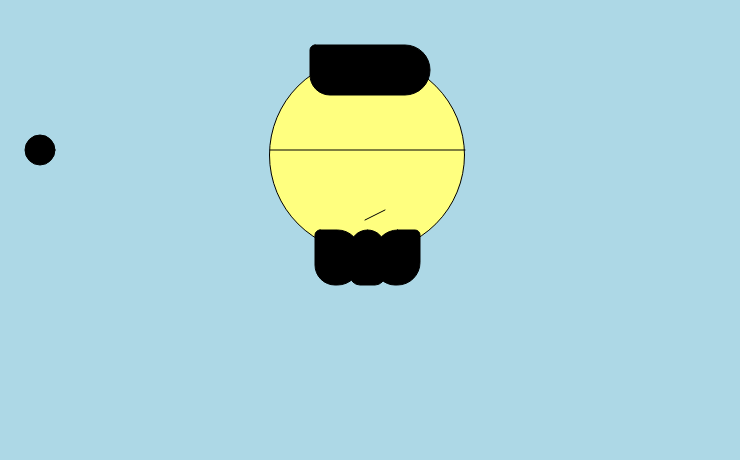
Frame 1 (no input)
Frame 60 (no input): identical to frame 1, image omitted
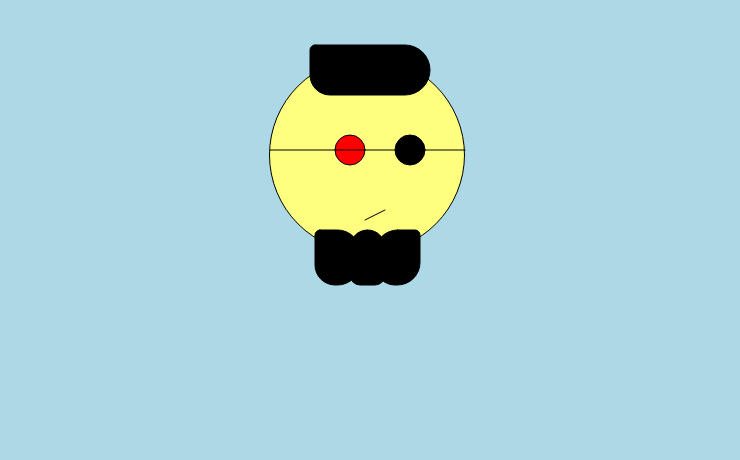
Frame 120 (the mouse pressed at the canvas centre since frame 60)

The p5.js sketch that drew these frames (run headless with seeded random() and noise() and a simulated clock; from frame 60 on, the mouse is pressed at the canvas centre):

// p5.js sketch
// ── sketch.js

var x=500;
var y=200;

var lefteyeX= 400;
var righteyeX= 340;
var righteyeY= 340;
var lefteyeY=400

function setup() {
	createCanvas(740, 460);
}
function draw() {
	background(' lightblue');
    
    fill(540, 283, 127);
	ellipse(367, 155, 195, 195);
    
    fill('red');
    x=mouseX;
    y=mouseY;
	circle(x-20, 150, 30);
	fill(0);
	circle(x+40, 150, 30);

	rect(375, 230, 45, 55, 25, 5, 25, 20);
	rect(315, 230, 45, 55, 5, 25, 25, 20);
	rect(310, 45, 120, 50, 5, 55, 30, 20);

	rect(350, 230, 35, 55, 75, 105, 10, 10);
    
	line(365, 220, 385, 210);
	line(270, 150, 465, 150);

}
